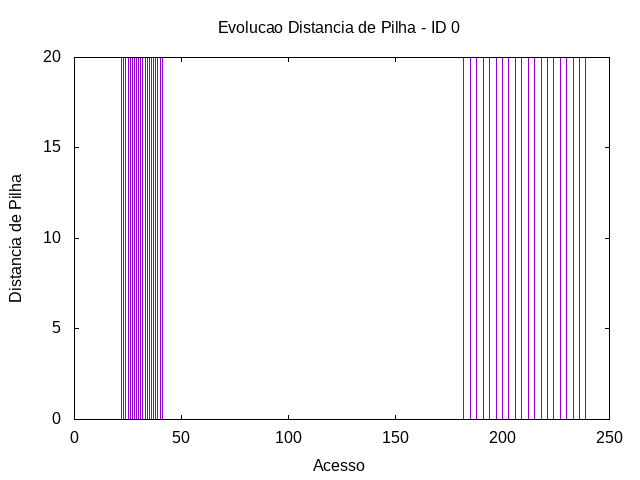

The script that saved this image:
set term png
set output "../out/mem/somadin/-distp-0.png"
set title "Evolucao Distancia de Pilha - ID 0"
set xlabel "Acesso"
set ylabel "Distancia de Pilha"
plot "../out/mem/somadin/-acesso-2-0.gpdat" u 2:5 w impulses t ""
